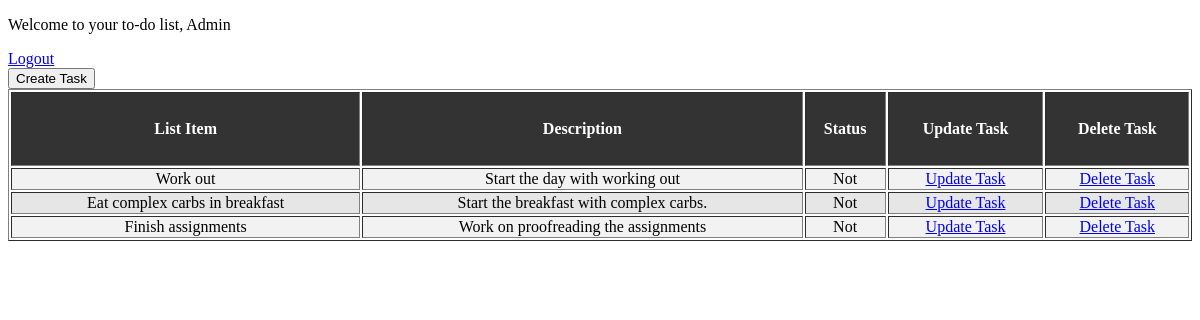
The app's page / (signed in) with its own data.
### todolist/models.py (models this page shows, shortened)
class Task(models.Model):
    user =models.ForeignKey(User, on_delete=models.CASCADE)
    title =models.CharField(max_length=200)
    description =models.TextField(max_length=500)
    status =models.CharField(max_length=10, choices=(('YES','completed'),('Not','Not completed')))
    class Meta:
        ordering = ['status']

### todolist/views.py (the view)
# urls.py: path('', Tasklist.as_view(),name='tasks'),
class Tasklist(LoginRequiredMixin,ListView):
    model = Task
    def get_context_data(self, **kwargs):
        context=super().get_context_data(**kwargs)
        context['object_list']=context['object_list'].filter(user=self.request.user)
        context['count']=context['object_list'].filter(status=False).count()
        return context

### todolist/templates/todolist/task_list.html (shortened to what this page needs)
<!DOCTYPE html>
<html lang="en">
<head>
</head>
<body>
    {% if user.is_authenticated %}
    <p class="other">Welcome to your to-do list, {{ request.user }}</p>
    <a class="other" href="{% url 'logout' %}">Logout</a>
    {% endif %}
<form>
    <button formaction="{% url 'create-task' %}">Create Task</button>
</form>
<table border="1" width="100%">
    <tr class="header-row">
        <th height="70px">List Item</th>
        <th height="70px">Description</th>
        <th height="70px">Status</th>
        <th height="70px">Update Task</th>
        <th height="70px">Delete Task</th>
    </tr>
    {% for task in object_list %}
    <tr class="data-row">
        <td style="text-align: center">{{task.title}}</td>
        <td style="text-align: center">{{task.description}}</td>
        <td style="text-align: center">{{task.status}}</td>
        <td style="text-align: center"><a href="{% url 'update-task' task.id %}">Update Task</a></td>
        <td style="text-align: center"><a href="{% url 'delete-task' task.id %}">Delete Task</a></td>
    </tr>
    {% empty %}
    <tr>
        <td colspan="3" style="text-align: center"><h3>To do list is Empty</h3></td>
    </tr>
    {%endfor%}
</table>
</body>
</html>

### todolist/templates/todolist/task_list.html (style rules this page uses)
tr.header-row { background-color: #333; color: white; }
tr.data-row:nth-child(even) { background-color: #f2f2f2; }
tr.data-row:nth-child(odd) { background-color: #e6e6e6; }

### records on screen
Task: title "Work out", description "Start the day with working out", status "Not"
Task: title "Eat complex carbs in breakfast", description "Start the breakfast with complex carbs.", status "Not"
Task: title "Finish assignments", description "Work on proofreading the assignments", status "Not"

### other values on screen
{{ request.user }} "Admin"
